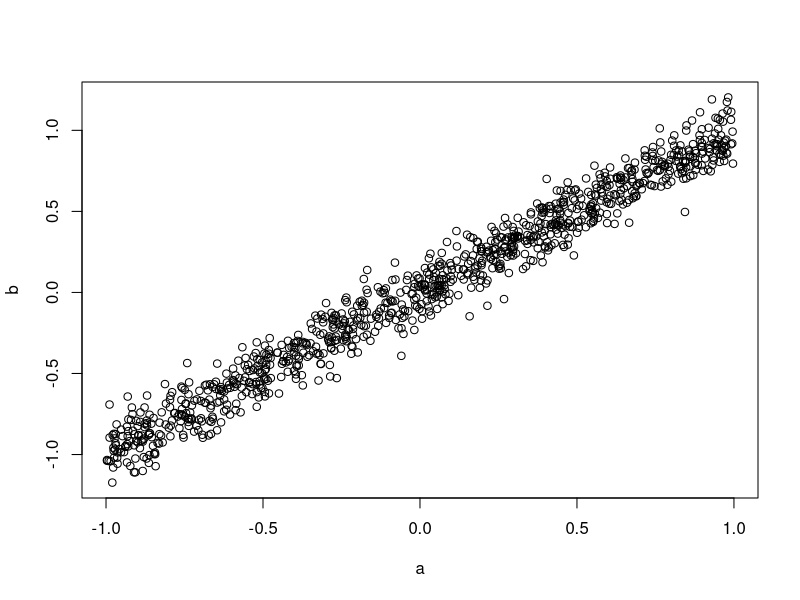
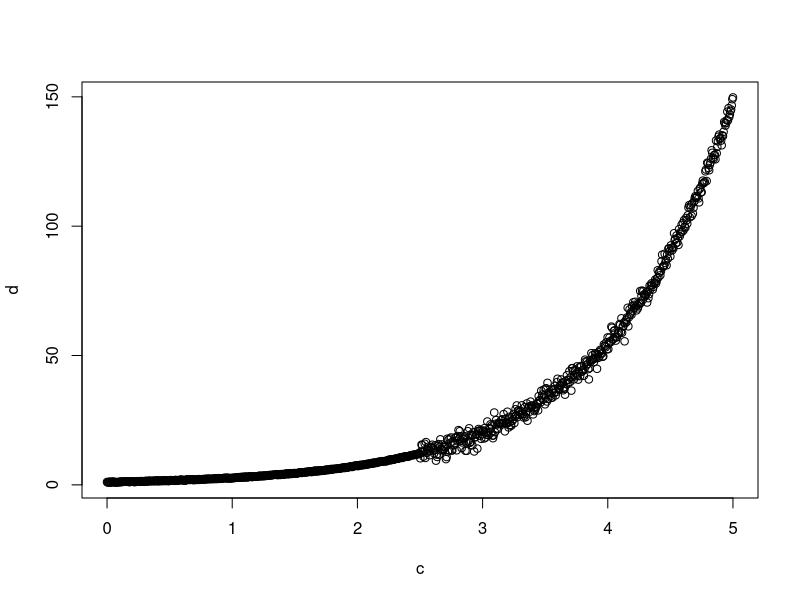
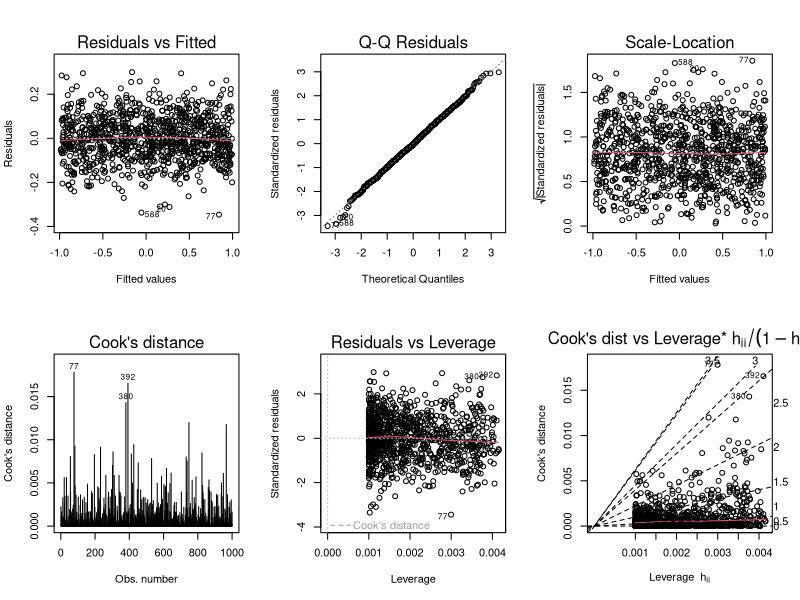
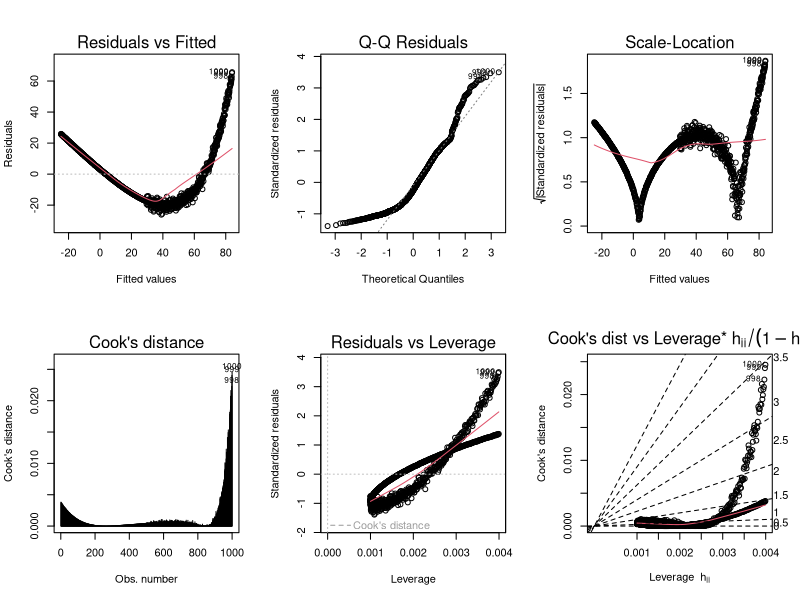

Recreate these plots in R, in order.
## ---- chunk 1
library(lmtest)
## ---- chunk 2
set.seed(21)
a<-runif(1000, min=-1, max = 1)
b <- a + rnorm(1000, mean = 0, sd = 0.1)
model1 <- lm(b~a)
plot(b~a)
## ---- chunk 3
bptest(model1)
gqtest(model1)
hmctest(model1)
dwtest(model1, order.by = ~a)
bgtest(model1, order.by = ~a)
raintest(model1)
resettest(model1)
shapiro.test(rstandard(model1))
## ---- chunk 4
set.seed(21)
c<-seq(from =0, to = 5, length.out = 1000)
d <- exp(c)+ c(runif(500, min = -0.2, max = 0.2), rnorm(500, mean = 0, sd=2))
model2 <- lm(d~c)
plot(d~c)
## ---- chunk 5
bptest(model2)
gqtest(model2)
hmctest(model2)
dwtest(model2, order.by = ~c)
bgtest(model2, order.by = ~c)
raintest(model2)
resettest(model2)
shapiro.test(rstandard(model2))
## ---- chunk 6
par(mfrow = c(2,3))
plot(model1, which = 1:6)
## ---- chunk 7
par(mfrow = c(2,3))
plot(model2, which = 1:6)
